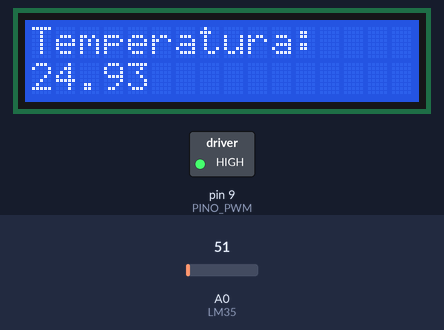
A sketch run on a simulated Arduino Uno, built with avr-gcc and run on an emulated ATmega328P. Shown: 16×2 character LCD, switched loads named in the sketch (green lamp = pin HIGH). Inputs (shaded band) come from the test bench; at power-on: A0 (LM35) = 51. What the sketch prints to the serial monitor is not drawn.

Above: at 1.2 s.
1.3 s: A0 (LM35) set to 61
At 1.9 s:
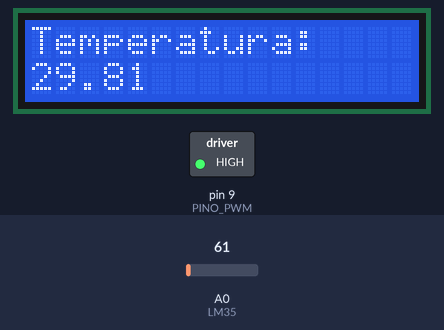
4.3 s: A0 (LM35) set to 71
At 5.0 s:
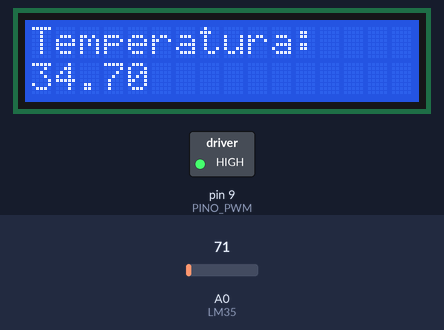
6.1 s: A0 (LM35) set to 86
At 6.5 s:
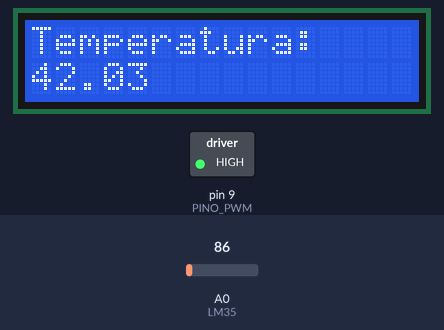
7.6 s: A0 (LM35) set to 23
At 8.0 s:
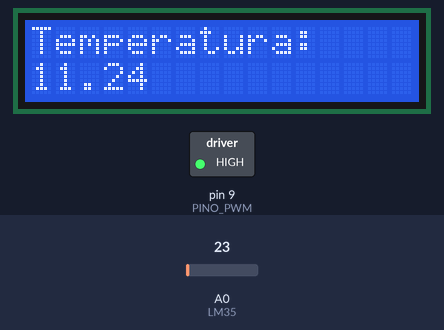
9.1 s: A0 (LM35) set to 18
At 9.5 s:
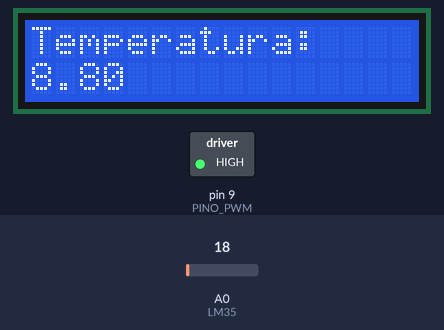
Timing chart, 0 to 11.6 s (numbered marks = the images above; inputs shaded):
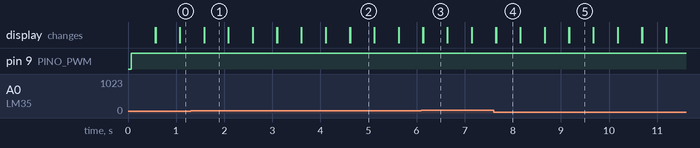

Measured:
- after the input at 1.3 s, the display: first differs from a run without the input after 0.28 s (image 1)
- after the input at 4.3 s, the display: first differs from a run without the input after 0.32 s (image 2)
- after the input at 6.1 s, the display: first differs from a run without the input at once (image 3)
- after the input at 7.6 s, the display: first differs from a run without the input after 0.05 s (image 4)
- after the input at 9.1 s, the display: first differs from a run without the input after 0.07 s (image 5)
- what the display in image 1 shows lasts 0.5 s, from 1.6 s to 2.1 s

The sketch:

lcd.ino
```cpp
#include <LiquidCrystal.h>

LiquidCrystal lcd(12, 11, 5, 4, 3, 2);

//Sensor de temperatura usando o LM35 e LCD 16x2
//Controle de velocidade de motor DC com PWM

#define PINO_PWM                      9    //pino do Arduino que terá a ligação para o driver de motor (ponte H) L298N)
#define TEMPO_NA_MESMA_VELOCIDADE     300  //tempo (ms) em que o motor ficara na mesma velocidade

const int LM35 = A0; // Define o pino que lera a saída do LM35
float temperatura; // Variável que armazenará a temperatura medida
int valor_pwm = 256;   //variavel que armazena o valor do PWM (0..255 -> 0%..100% da rotação do motor)

void setup() {
  Serial.begin(9600); // inicializa a comunicação serial
  lcd.begin(16, 2);

  //configura como saída pino terá a ligação para o driver de motor (ponte H) L298N)
  pinMode(PINO_PWM, OUTPUT);
}

void loop() {
/*
  if (valor_pwm <= 256){
    valor_pwm++;
    //delay(TEMPO_NA_MESMA_VELOCIDADE);
  }else{
    valor_pwm = 255;
  }*/
  digitalWrite(PINO_PWM, HIGH);

  temperatura = (float(analogRead(LM35))*5/(1023))/0.01;
  Serial.print("Temperatura: ");
  lcd.print("Temperatura:");
  Serial.println(temperatura);
  lcd.setCursor(0,1);
  lcd.print(temperatura);
  delay(500);
  lcd.setCursor(1,0);
  lcd.clear();
}
```
